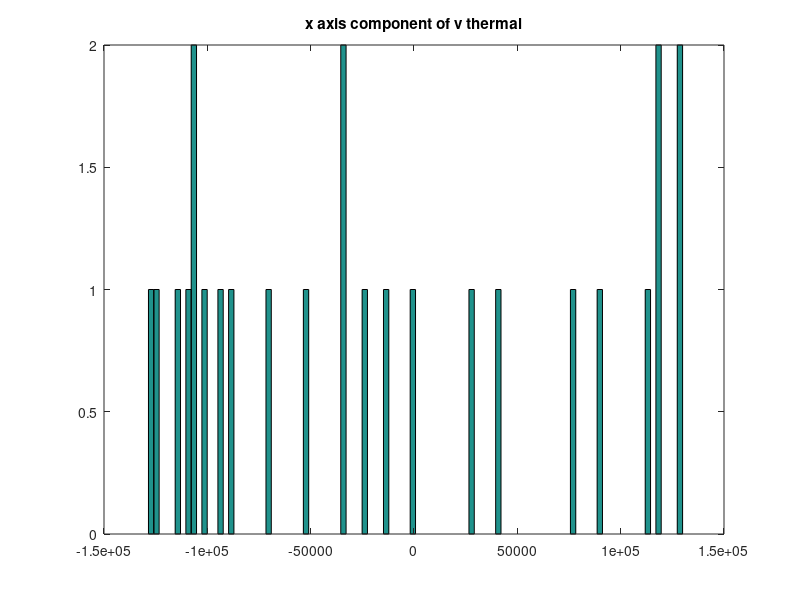
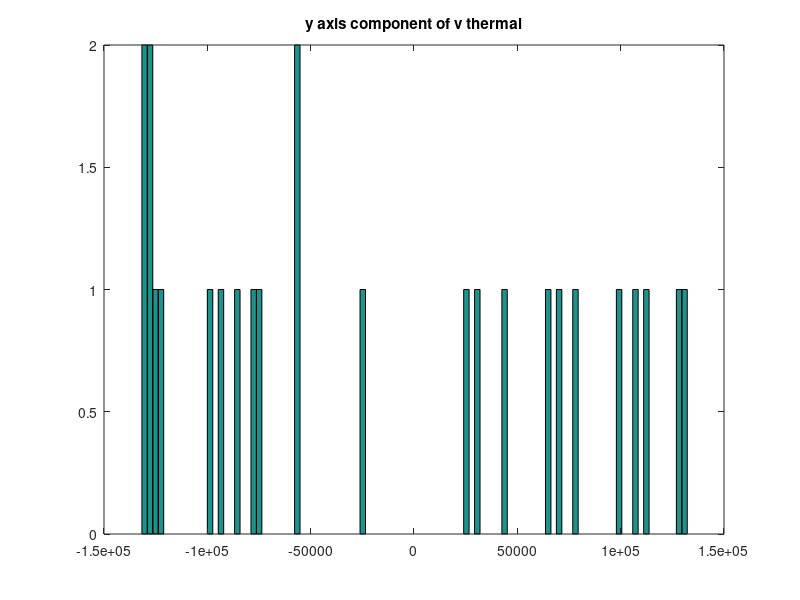
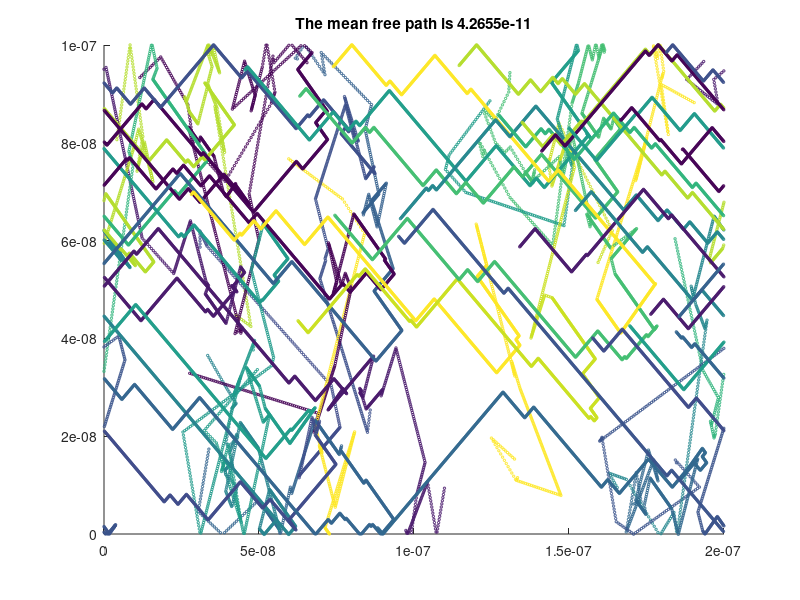

Write MATLAB code to recreate these figures, in order. (Note: a time limit stopped this script after it produced the figures.)
%% ELEC 4700 Monte-Carlo Modeling of Electron Transport

%% Part 2: Collisions with Mean Free Path (MFP) 
%  The puepose of this code is to model the electrons in the silicon as particles 
%  with the effective mass above using a simplistic Monte-Carlo model.
%In Part 2 I added in scattering 


%Author: Richard Finney 100967048
clear all;
close all;

%Constants 

q_0 = 1.60217653e-19;             % electron charge
m_0 = 9.10938215e-31;             % electron mass
kB = 1.3806504e-23;               % Boltzmann constant
deltat = 0.2e-12;                 % mean time between collisions 
mn = 0.26*m_0;                    % effective mass of electrons



%variables

numofelec = 25;             %current numbers of electrons t be simulated
T = 300;                      %temperature in kelvin

dt = 1;
%Assign each particle with the fixed velocity given by vth but give each one a
%random direction.

vth = sqrt((kB*T)/mn);
%Spatial Boundaries

Length = 200;
Width = 100;


    %I am going to represent the location of each electron using vectors
    
x = randi([0 Length], 1, numofelec)*1e-9;       %initializing x
y = randi([0 Width], 1, numofelec)*1e-9;        %initializing y
    
    %now we have position vectors for the x and y positions of each
    %electron. Need to create vectors for vy and vx. Remember that each
    %electron has a rand angle to start with, but same velocity vth.

angles = randi([0 360], 1, numofelec);
v_x = zeros(1, numofelec);
v_y = zeros(1, numofelec);

v_x = vth*cos(angles);
v_y = vth*sin(angles);

figure(1)
hist(v_x,100);
title('x axis component of v thermal');

figure(2)
hist(v_y,100);
title('y axis component of v thermal');

    %scatter
    pscat = 1 - exp(-1e-14/(1e-12*0.2));
    pscatvector = ones(1,numofelec)*pscat;
    
    %wil be used to make electrons different colors
    colorarray= rand(1,numofelec);
for time= 1:dt:1000

    random = rand(1,numofelec);
    
    %all electrons with higher probabilities
    new = random < pscat;
    
    %all electrons with lower probabilities
    new2 = random >= pscat;
    

    rand_v_x = zeros(1,numofelec);
    rand_v_y = zeros(1,numofelec);
    
   for i = 1:1:numofelec
     r1 = randi([1 numofelec], 1,1);
     r2 = randi([1 numofelec], 1,1);
        rand_v_x(1,i) = v_x(1,r1);
        rand_v_y(1,i) = v_y(1,r2);
   end
        %all electrons with lower probabilities will stay the same
   v_x = v_x.*new2;
   v_y = v_y.*new2;
   
   rand_v_x=rand_v_x.*new;
   rand_v_y=rand_v_y.*new;
    
   v_x = v_x+rand_v_x;
   v_y = v_y+rand_v_y;
    
    %
    dx = v_x*dt*1e-15*5;
    dy = v_y*dt*1e-15*5;
    
    x = x + dx;
    y = y + dy;
    
    %if y is greater than 200
    temp = y>=Width*1e-9;
    temp1 = y<Width*1e-9;
    
    temp = temp*(-1);
    
    temphigher = temp + temp1;
    
    v_y = temphigher.*v_y;
    
     %if y is less than 100
    temp2 = y>=0;
    temp3 = y<0;
    
    temp3 = temp3*(-1);
    templower = temp3 + temp2;
    v_y = templower.*v_y;
    
  
   
 %if x greater than 200
   temp5 = x<200*1e-9;
   
   x = x .* temp5;
   
   %if x is less than 0
   temp4 = x< 0;
   temp4 = temp4*200*1e-9;
   
   %temp4 = temp4*200*1e-9;
   x = x + temp4;
   
    %average thermal velocity
    v_avg = mean(sqrt((v_x.^2)+(v_y.^2)));
    T_avg = (mn*(v_avg^2))/kB;
    
    
    %mean free path 
    
    mfp = (10^-15)*(v_avg);
    
    figure(3)
    scatter(x,y,3,colorarray);
    axis([0 200*10^-9 0 100*10^-9])
    title(['The mean free path is ', num2str(mfp)]);
   % pause(0.000000000000000000000000000000000000000001)
    hold on
    
    figure(4)
    plot(time,T_avg,'.b')
    title(['The Average Temperature is ', num2str(T_avg)]);
    axis([0 1000 0 500])
    hold on
    
    %average thermal velocity
   
end

%%%%%%%%%%%%%%%%%%%%%%%%%%%%%%%%%%%%%%%%%% 
%               END OF PART 2            %
%%%%%%%%%%%%%%%%%%%%%%%%%%%%%%%%%%%%%%%%%%
